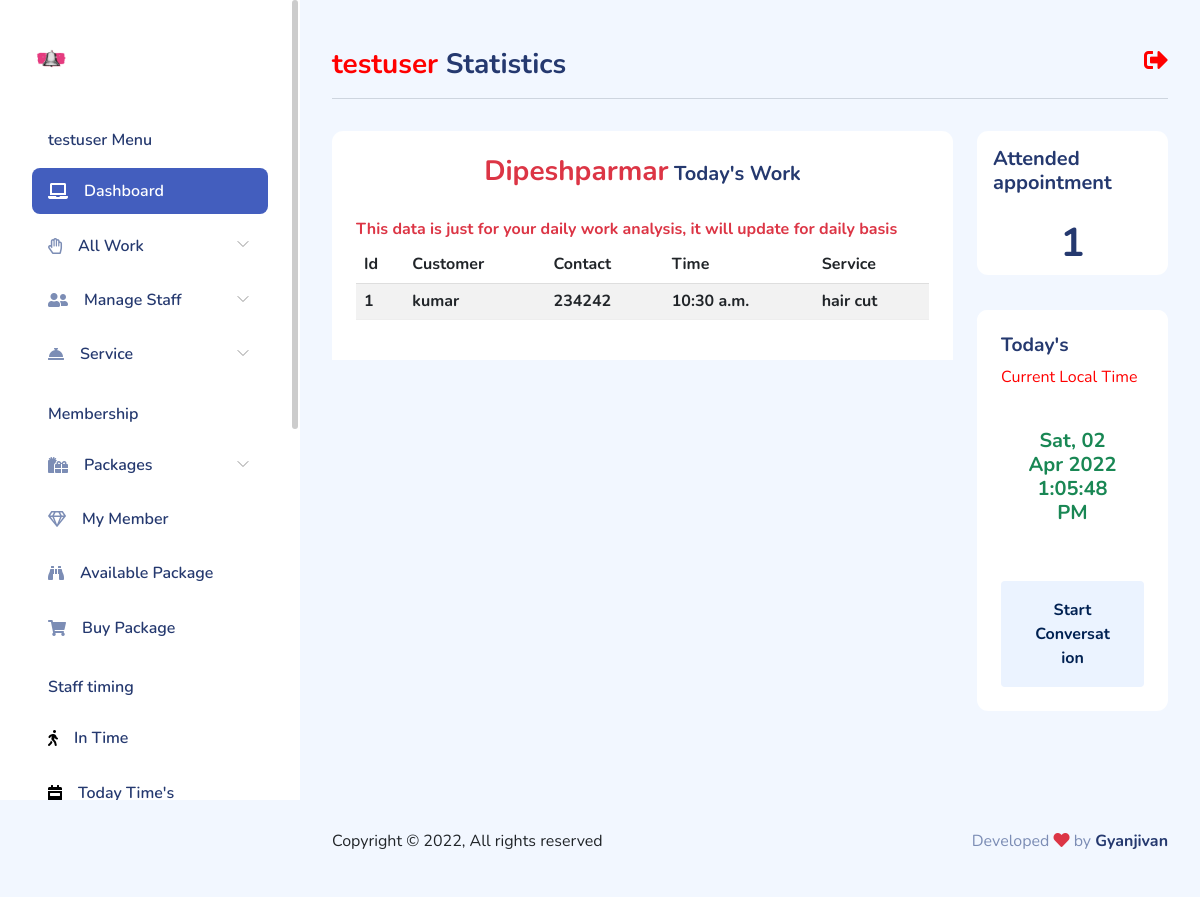
Before: /client/get-today-work/Dipeshparmar/ (signed in) with the older database file.
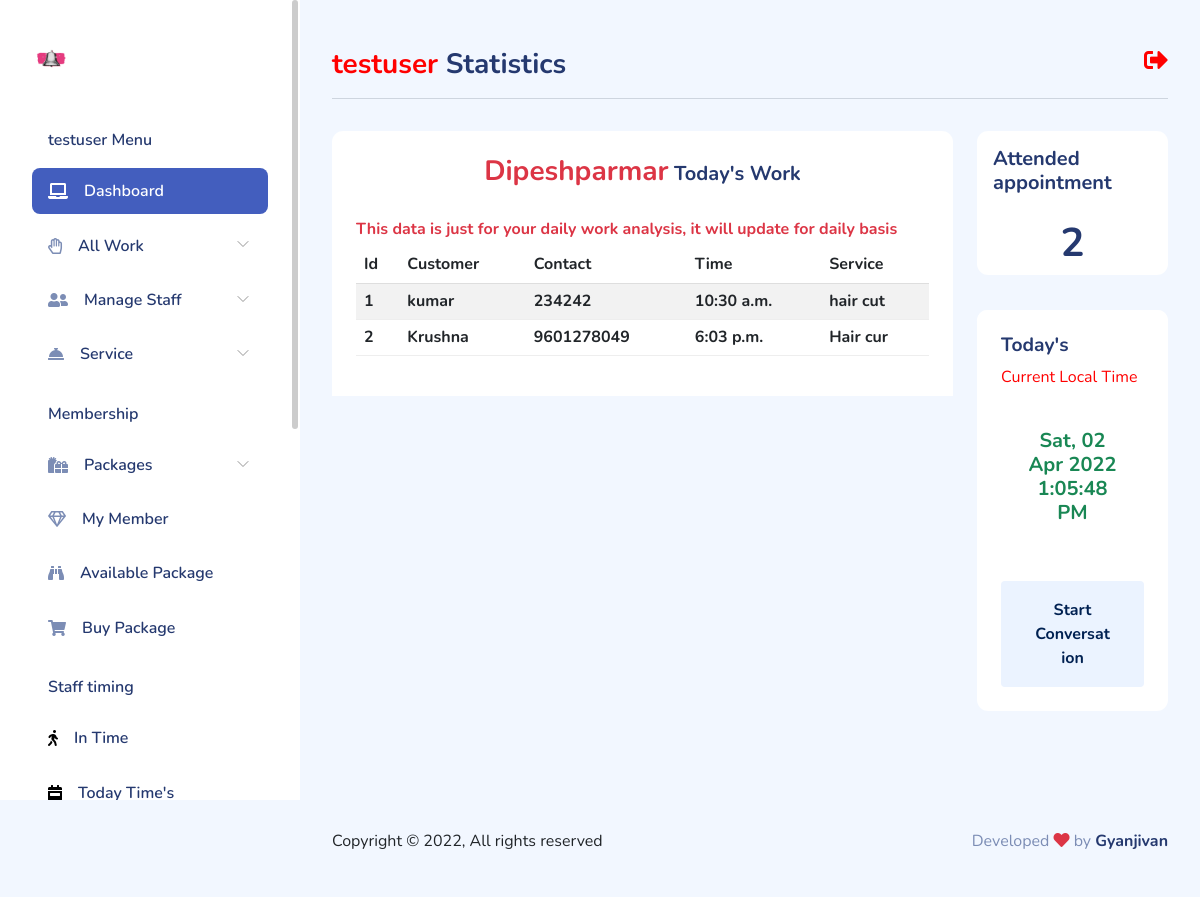
After: the same page with the newer database file.
### client/models.py (models this page shows)
class Appointment_data(models.Model):
    user = models.ForeignKey(
        User, on_delete=models.CASCADE, null=True, blank=True)
    uniq = models.CharField(max_length=100, null=True, blank=True)
    customer = models.CharField(max_length=100)
    phone = models.PositiveBigIntegerField()
    datex = models.DateField(max_length=100)
    timex = models.TimeField()
    service = models.CharField(max_length=100, null=True, blank=True)
    staff = models.ForeignKey(
        Staff, on_delete=models.CASCADE, null=True, blank=True)
    fdate = models.DateTimeField(auto_now_add=True)
    def __str__(self) -> str:
        return str(self.pk)

### client/views.py (the view)
# urls.py: path('get-today-work/<str:sname>/', views.get_today_work, name='twork'),
@user_passes_test(lambda u: u.is_authenticated, login_url='/')
def get_today_work(request, sname):
    try:
        ssff = Staff.objects.get(Q(user=request.user) & Q(name=sname))
    except ObjectDoesNotExist:
        return HttpResponseNotFound('<h1 style="color:red;">Your Data Not Found By Object Not Found</h1>')
    except MultipleObjectsReturned:
        return HttpResponseNotFound('<h1 style="color:red;">Your Data Not Found By Multiple Object Return</h1>')
    towork = Appointment_data.objects.filter(
        Q(user=request.user) & Q(datex=datetime.date.today()) & Q(staff=ssff))
    towork_count = Appointment_data.objects.filter(
        Q(user=request.user) & Q(datex=datetime.date.today()) & Q(staff=ssff)).count()
    print(towork, '&&&&&&&&&&&&1&&&&&&&&&&&&&&&&&',
          towork_count, datetime.date.today())
    context = {'data': towork, 'sname': sname, 'total': towork_count}
    return render(request, 'client/get_today.html', context)

### client/templates/client/get_today.html (shortened to what this page needs)
{% extends "client/layout.html" %}
{% load static %}
{% block side_little %}
    <div class="p-3 h5">
        Attended appointment
    </div>
    <center>
        <h1 lass="text-center">{{total}}</h1>
    </center>
{% endblock side_little %}
{% block table %}
    <div class="text-center mt-4 h5 mb-2"><span class="text-danger h3">{{sname}}</span>  Today's Work</div>
    <div class="card-header">
        <div class="text-danger h6">This data is just for your daily work analysis, it will update for daily basis</div>
        <div class="table-responsive">
        <table class="table table-striped h6 table-hover text-dark">
            <thead>
              <tr>
                <th scope="col">Id</th>
                <th scope="col">Customer</th>
                <th scope="col">Contact</th>
                <th scope="col">Time</th>
                <th scope="col">Service</th>
              </tr>
            </thead>
            <tbody>
                {% if data %}
                    {% for dt in data %}
                        <tr class="text-dark">
                        <th scope="row">{{forloop.counter}}</th>
                        <td>{{dt.customer}}</td>
                        <td>{{dt.phone}}</td>
                        <td>{{dt.timex}}</td>
                        <td>{{dt.service}}</td>
                        </tr>
                    {% endfor %}
                {% else %}
                <center>
                    <img src="{% static 'client/img/product-list.png' %}" class="img-fluid" alt="data not found" srcset="">
                    <h3 class="text-danger text-center">Data Not Available</h3>
                  </center>
                {% endif %}
            </tbody>
          </table>
        </div>
    </div>
{% endblock table %}
{% block cardfeatur %}
<div class="card-header">
    <h4>Today's</h4><span><marquee style="color:red;">Current Local Time</marquee> </span>
</div>
<div class="px-4 pb-4">
    <div class="card-content ">
        <div class="recent-message d-flex px-4 py-3">
            <span class="text-center text-success font-weight-bold h5">
                {% now "D, d M Y" %}
                <p id="demo"></p>
            </span>
        </div>
    </div>
    <button class='btn btn-block btn-xl btn-light-primary font-bold mt-3'>Start
        Conversation</button>
</div>
{% endblock cardfeatur %}

Changed rows visible on the page:
added Appointment_data: customer "Krushna", phone "9601278049", timex "6:03 p.m.", service "Hair cur"
Other visible differences:
{{ total }}: "1" → "2"
